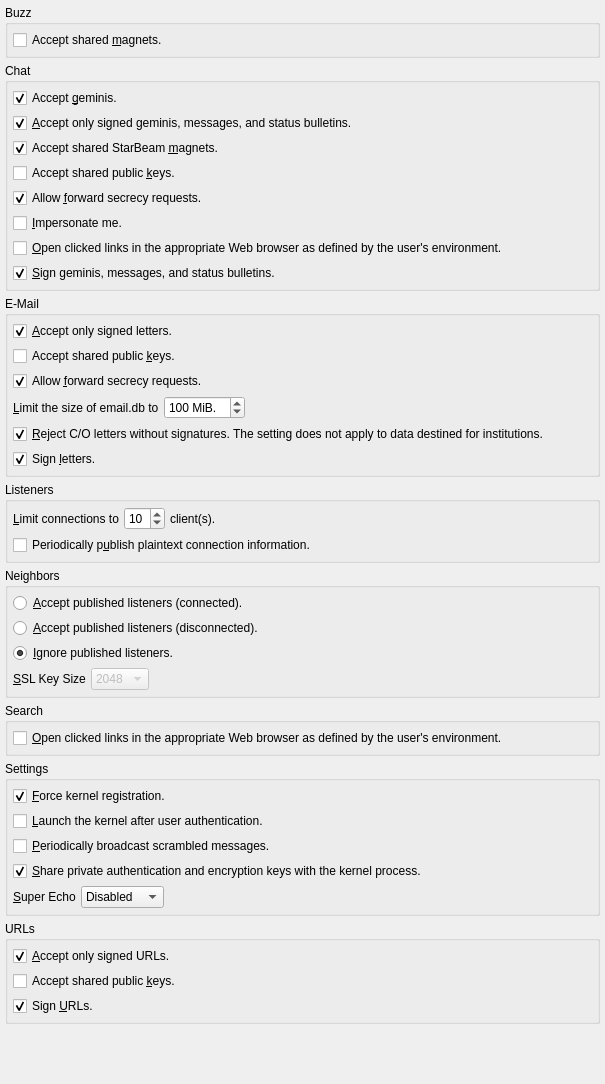
          <widget class="QWidget" name="scrollAreaWidgetContents_3">
           <property name="geometry">
            <rect>
             <x>0</x>
             <y>0</y>
             <width>605</width>
             <height>1084</height>
            </rect>
           </property>
           <layout class="QVBoxLayout" name="verticalLayout_11">
            <property name="spacing">
             <number>5</number>
            </property>
            <property name="margin">
             <number>5</number>
            </property>
            <item>
             <widget class="QGroupBox" name="groupBox_4">
              <property name="title">
               <string>Buzz</string>
              </property>
              <layout class="QVBoxLayout" name="verticalLayout_5">
               <property name="spacing">
                <number>5</number>
               </property>
               <property name="margin">
                <number>5</number>
               </property>
               <item>
                <widget class="QCheckBox" name="acceptBuzzMagnets">
                 <property name="text">
                  <string>Accept shared &amp;magnets.</string>
                 </property>
                </widget>
               </item>
              </layout>
             </widget>
            </item>
            <item>
             <widget class="QGroupBox" name="groupBox_3">
              <property name="title">
               <string>Chat</string>
              </property>
              <layout class="QVBoxLayout" name="verticalLayout_6">
               <property name="spacing">
                <number>5</number>
               </property>
               <property name="margin">
                <number>5</number>
               </property>
               <item>
                <widget class="QCheckBox" name="acceptGeminis">
                 <property name="text">
                  <string>Accept &amp;geminis.</string>
                 </property>
                 <property name="checked">
                  <bool>true</bool>
                 </property>
                </widget>
               </item>
               <item>
                <widget class="QCheckBox" name="chatAcceptSigned">
                 <property name="text">
                  <string>&amp;Accept only signed geminis, messages, and status bulletins.</string>
                 </property>
                 <property name="checked">
                  <bool>true</bool>
                 </property>
                </widget>
               </item>
               <item>
                <widget class="QCheckBox" name="autoAddSharedSBMagnets">
                 <property name="sizePolicy">
                  <sizepolicy hsizetype="Minimum" vsizetype="Preferred">
                   <horstretch>0</horstretch>
                   <verstretch>0</verstretch>
                  </sizepolicy>
                 </property>
                 <property name="text">
                  <string>Accept shared StarBeam &amp;magnets.</string>
                 </property>
                 <property name="checked">
                  <bool>true</bool>
                 </property>
                </widget>
               </item>
               <item>
                <widget class="QCheckBox" name="acceptChatKeys">
                 <property name="text">
                  <string>Accept shared public &amp;keys.</string>
                 </property>
                </widget>
               </item>
               <item>
                <widget class="QCheckBox" name="chat_fs_request">
                 <property name="sizePolicy">
                  <sizepolicy hsizetype="Minimum" vsizetype="Preferred">
                   <horstretch>0</horstretch>
                   <verstretch>0</verstretch>
                  </sizepolicy>
                 </property>
                 <property name="text">
                  <string>Allow &amp;forward secrecy requests.</string>
                 </property>
                 <property name="checked">
                  <bool>true</bool>
                 </property>
                </widget>
               </item>
               <item>
                <widget class="QCheckBox" name="impersonate">
                 <property name="toolTip">
                  <string>Broadcast odd messages at odd times. Please note that this option will advertise your presence.</string>
                 </property>
                 <property name="text">
                  <string>&amp;Impersonate me.</string>
                 </property>
                </widget>
               </item>
               <item>
                <widget class="QCheckBox" name="chatOpenLinks">
                 <property name="text">
                  <string>&amp;Open clicked links in the appropriate Web browser as defined by the user's environment.</string>
                 </property>
                </widget>
               </item>
               <item>
                <widget class="QCheckBox" name="chatSignMessages">
                 <property name="text">
                  <string>&amp;Sign geminis, messages, and status bulletins.</string>
                 </property>
                 <property name="checked">
                  <bool>true</bool>
                 </property>
                </widget>
               </item>
              </layout>
             </widget>
            </item>
            <item>
             <widget class="QGroupBox" name="groupBox_5">
              <property name="title">
               <string>E-Mail</string>
              </property>
              <layout class="QVBoxLayout" name="verticalLayout_8">
               <property name="spacing">
                <number>5</number>
               </property>
               <property name="margin">
                <number>5</number>
               </property>
               <item>
                <widget class="QCheckBox" name="emailAcceptSigned">
                 <property name="sizePolicy">
                  <sizepolicy hsizetype="Minimum" vsizetype="Preferred">
                   <horstretch>0</horstretch>
                   <verstretch>0</verstretch>
                  </sizepolicy>
                 </property>
                 <property name="text">
                  <string>&amp;Accept only signed letters.</string>
                 </property>
                 <property name="checked">
                  <bool>true</bool>
                 </property>
                </widget>
               </item>
               <item>
                <widget class="QCheckBox" name="acceptEmailKeys">
                 <property name="sizePolicy">
                  <sizepolicy hsizetype="Minimum" vsizetype="Preferred">
                   <horstretch>0</horstretch>
                   <verstretch>0</verstretch>
                  </sizepolicy>
                 </property>
                 <property name="text">
                  <string>Accept shared public &amp;keys.</string>
                 </property>
                </widget>
               </item>
               <item>
                <widget class="QCheckBox" name="email_fs_request">
                 <property name="sizePolicy">
                  <sizepolicy hsizetype="Minimum" vsizetype="Preferred">
                   <horstretch>0</horstretch>
                   <verstretch>0</verstretch>
                  </sizepolicy>
                 </property>
                 <property name="text">
                  <string>Allow &amp;forward secrecy requests.</string>
                 </property>
                 <property name="checked">
                  <bool>true</bool>
                 </property>
                </widget>
               </item>
               <item>
                <layout class="QHBoxLayout" name="horizontalLayout_63">
                 <property name="spacing">
                  <number>5</number>
                 </property>
                 <item>
                  <widget class="QLabel" name="label_76">
                   <property name="text">
                    <string>&amp;Limit the size of email.db to</string>
                   </property>
                   <property name="buddy">
                    <cstring>maximumEmailFileSize</cstring>
                   </property>
                  </widget>
                 </item>
                 <item>
                  <widget class="QSpinBox" name="maximumEmailFileSize">
                   <property name="suffix">
                    <string> MiB.</string>
                   </property>
                   <property name="minimum">
                    <number>1</number>
                   </property>
                   <property name="maximum">
                    <number>5000</number>
                   </property>
                   <property name="value">
                    <number>100</number>
                   </property>
                  </widget>
                 </item>
                 <item>
                  <spacer name="horizontalSpacer_47">
                   <property name="orientation">
                    <enum>Qt::Horizontal</enum>
                   </property>
                   <property name="sizeHint" stdset="0">
                    <size>
                     <width>40</width>
                     <height>20</height>
                    </size>
                   </property>
                  </spacer>
                 </item>
                </layout>
               </item>
               <item>
                <widget class="QCheckBox" name="coAcceptSigned">
                 <property name="text">
                  <string>&amp;Reject C/O letters without signatures. The setting does not apply to data destined for institutions.</string>
                 </property>
                 <property name="checked">
                  <bool>true</bool>
                 </property>
                </widget>
               </item>
               <item>
                <widget class="QCheckBox" name="emailSignMessages">
                 <property name="sizePolicy">
                  <sizepolicy hsizetype="Minimum" vsizetype="Preferred">
                   <horstretch>0</horstretch>
                   <verstretch>0</verstretch>
                  </sizepolicy>
                 </property>
                 <property name="toolTip">
                  <string>&lt;html&gt;&lt;head/&gt;&lt;body&gt;&lt;p&gt;The kernel is responsible for signing messages. Please avoid toggling this checkbox until queued messages have been processed by the kernel.&lt;/p&gt;&lt;/body&gt;&lt;/html&gt;</string>
                 </property>
                 <property name="text">
                  <string>Sign &amp;letters.</string>
                 </property>
                 <property name="checked">
                  <bool>true</bool>
                 </property>
                </widget>
               </item>
              </layout>
             </widget>
            </item>
            <item>
             <widget class="QGroupBox" name="groupBox_8">
              <property name="title">
               <string>Listeners</string>
              </property>
              <layout class="QVBoxLayout" name="verticalLayout_13">
               <property name="spacing">
                <number>5</number>
               </property>
               <property name="margin">
                <number>5</number>
               </property>
               <item>
                <layout class="QHBoxLayout" name="horizontalLayout_10">
                 <property name="spacing">
                  <number>5</number>
                 </property>
                 <item>
                  <widget class="QLabel" name="label_86">
                   <property name="text">
                    <string>&amp;Limit connections to</string>
                   </property>
                   <property name="buddy">
                    <cstring>limitConnections</cstring>
                   </property>
                  </widget>
                 </item>
                 <item>
                  <widget class="QSpinBox" name="limitConnections">
                   <property name="toolTip">
                    <string>Limit the number of connections per client IP address.</string>
                   </property>
                   <property name="minimum">
                    <number>1</number>
                   </property>
                   <property name="maximum">
                    <number>50</number>
                   </property>
                   <property name="value">
                    <number>10</number>
                   </property>
                  </widget>
                 </item>
                 <item>
                  <widget class="QLabel" name="label_96">
                   <property name="text">
                    <string>client(s).</string>
                   </property>
                  </widget>
                 </item>
                 <item>
                  <spacer name="horizontalSpacer_20">
                   <property name="orientation">
                    <enum>Qt::Horizontal</enum>
                   </property>
                   <property name="sizeHint" stdset="0">
                    <size>
                     <width>40</width>
                     <height>20</height>
                    </size>
                   </property>
                  </spacer>
                 </item>
                </layout>
               </item>
               <item>
                <widget class="QCheckBox" name="publishPeriodically">
                 <property name="sizePolicy">
                  <sizepolicy hsizetype="Minimum" vsizetype="Preferred">
                   <horstretch>0</horstretch>
                   <verstretch>0</verstretch>
                  </sizepolicy>
                 </property>
                 <property name="toolTip">
                  <string>External IP information is required.</string>
                 </property>
                 <property name="text">
                  <string>Periodically p&amp;ublish plaintext connection information.</string>
                 </property>
                </widget>
               </item>
              </layout>
             </widget>
            </item>
            <item>
             <widget class="QGroupBox" name="groupBox_10">
              <property name="title">
               <string>Neighbors</string>
              </property>
              <layout class="QVBoxLayout" name="verticalLayout_15">
               <property name="spacing">
                <number>5</number>
               </property>
               <property name="margin">
                <number>5</number>
               </property>
               <item>
                <widget class="QRadioButton" name="acceptPublishedConnected">
                 <property name="sizePolicy">
                  <sizepolicy hsizetype="Minimum" vsizetype="Preferred">
                   <horstretch>0</horstretch>
                   <verstretch>0</verstretch>
                  </sizepolicy>
                 </property>
                 <property name="toolTip">
                  <string>Select this option if you would like to accept and connect to published listeners.</string>
                 </property>
                 <property name="text">
                  <string>&amp;Accept published listeners (connected).</string>
                 </property>
                </widget>
               </item>
               <item>
                <widget class="QRadioButton" name="acceptPublishedDisconnected">
                 <property name="sizePolicy">
                  <sizepolicy hsizetype="Minimum" vsizetype="Preferred">
                   <horstretch>0</horstretch>
                   <verstretch>0</verstretch>
                  </sizepolicy>
                 </property>
                 <property name="toolTip">
                  <string>Select this option if you would like to accept published listeners.</string>
                 </property>
                 <property name="text">
                  <string>&amp;Accept published listeners (disconnected).</string>
                 </property>
                 <property name="checked">
                  <bool>false</bool>
                 </property>
                </widget>
               </item>
               <item>
                <widget class="QRadioButton" name="ignorePublished">
                 <property name="sizePolicy">
                  <sizepolicy hsizetype="Minimum" vsizetype="Preferred">
                   <horstretch>0</horstretch>
                   <verstretch>0</verstretch>
                  </sizepolicy>
                 </property>
                 <property name="text">
                  <string>&amp;Ignore published listeners.</string>
                 </property>
                 <property name="checked">
                  <bool>true</bool>
                 </property>
                </widget>
               </item>
               <item>
                <layout class="QHBoxLayout" name="horizontalLayout">
                 <property name="spacing">
                  <number>5</number>
                 </property>
                 <item>
                  <widget class="QLabel" name="label_32">
                   <property name="text">
                    <string>&amp;SSL Key Size</string>
                   </property>
                   <property name="buddy">
                    <cstring>publishedKeySize</cstring>
                   </property>
                  </widget>
                 </item>
                 <item>
                  <widget class="QComboBox" name="publishedKeySize">
                   <property name="enabled">
                    <bool>false</bool>
                   </property>
                   <property name="sizeAdjustPolicy">
                    <enum>QComboBox::AdjustToContents</enum>
                   </property>
                   <item>
                    <property name="text">
                     <string>2048</string>
                    </property>
                   </item>
                   <item>
                    <property name="text">
                     <string>3072</string>
                    </property>
                   </item>
                   <item>
                    <property name="text">
                     <string>4096</string>
                    </property>
                   </item>
                  </widget>
                 </item>
                 <item>
                  <spacer name="horizontalSpacer">
                   <property name="orientation">
                    <enum>Qt::Horizontal</enum>
                   </property>
                   <property name="sizeHint" stdset="0">
                    <size>
                     <width>40</width>
                     <height>20</height>
                    </size>
                   </property>
                  </spacer>
                 </item>
                </layout>
               </item>
              </layout>
             </widget>
            </item>
            <item>
             <widget class="QGroupBox" name="groupBox_16">
              <property name="title">
               <string>Search</string>
              </property>
              <layout class="QVBoxLayout" name="verticalLayout_18">
               <property name="spacing">
                <number>5</number>
               </property>
               <property name="margin">
                <number>5</number>
               </property>
               <item>
                <widget class="QCheckBox" name="openlinks">
                 <property name="text">
                  <string>&amp;Open clicked links in the appropriate Web browser as defined by the user's environment.</string>
                 </property>
                </widget>
               </item>
              </layout>
             </widget>
            </item>
            <item>
             <widget class="QGroupBox" name="groupBox_11">
              <property name="title">
               <string>Settings</string>
              </property>
              <layout class="QVBoxLayout" name="verticalLayout_16">
               <property name="spacing">
                <number>5</number>
               </property>
               <property name="margin">
                <number>5</number>
               </property>
               <item>
                <widget class="QCheckBox" name="forceRegistration">
                 <property name="sizePolicy">
                  <sizepolicy hsizetype="Minimum" vsizetype="Preferred">
                   <horstretch>0</horstretch>
                   <verstretch>0</verstretch>
                  </sizepolicy>
                 </property>
                 <property name="toolTip">
                  <string>&lt;html&gt;&lt;head/&gt;&lt;body&gt;&lt;p&gt;Please enable this option if you would like to force kernel registration. By forcing kernel registration, an existing kernel process that Spot-On is aware of will be deactivated. You may wish to use this option if a kernel was not deactivated properly.&lt;/p&gt;&lt;/body&gt;&lt;/html&gt;</string>
                 </property>
                 <property name="text">
                  <string>&amp;Force kernel registration.</string>
                 </property>
                 <property name="checked">
                  <bool>true</bool>
                 </property>
                </widget>
               </item>
               <item>
                <widget class="QCheckBox" name="launchKernel">
                 <property name="text">
                  <string>&amp;Launch the kernel after user authentication.</string>
                 </property>
                </widget>
               </item>
               <item>
                <widget class="QCheckBox" name="scrambler">
                 <property name="sizePolicy">
                  <sizepolicy hsizetype="Minimum" vsizetype="Preferred">
                   <horstretch>0</horstretch>
                   <verstretch>0</verstretch>
                  </sizepolicy>
                 </property>
                 <property name="toolTip">
                  <string>Please note that this option will advertise your presence.</string>
                 </property>
                 <property name="text">
                  <string>&amp;Periodically broadcast scrambled messages.</string>
                 </property>
                </widget>
               </item>
               <item>
                <widget class="QCheckBox" name="sharePrivateKeys">
                 <property name="toolTip">
                  <string>Automatically share the private authentication and encryption keys with a kernel process. If this option is disabled, the user interface will provide reminders.</string>
                 </property>
                 <property name="text">
                  <string>&amp;Share private authentication and encryption keys with the kernel process.</string>
                 </property>
                 <property name="checked">
                  <bool>true</bool>
                 </property>
                </widget>
               </item>
               <item>
                <layout class="QHBoxLayout" name="horizontalLayout_23">
                 <property name="spacing">
                  <number>5</number>
                 </property>
                 <item>
                  <widget class="QLabel" name="label_119">
                   <property name="text">
                    <string>&amp;Super Echo</string>
                   </property>
                   <property name="buddy">
                    <cstring>superEcho</cstring>
                   </property>
                  </widget>
                 </item>
                 <item>
                  <widget class="QComboBox" name="superEcho">
                   <property name="toolTip">
                    <string>&lt;html&gt;&lt;head/&gt;&lt;body&gt;&lt;p&gt;If enabled, messages that are interpreted correctly will be echoed. Please note that this option will advertise your presence. This option does not supersede a half-echo agreement.&lt;/p&gt;&lt;/body&gt;&lt;/html&gt;</string>
                   </property>
                   <property name="currentIndex">
                    <number>1</number>
                   </property>
                   <property name="sizeAdjustPolicy">
                    <enum>QComboBox::AdjustToContents</enum>
                   </property>
                   <item>
                    <property name="text">
                     <string>Complete</string>
                    </property>
                   </item>
                   <item>
                    <property name="text">
                     <string>Disabled</string>
                    </property>
                   </item>
                  </widget>
                 </item>
                 <item>
                  <spacer name="horizontalSpacer_30">
                   <property name="orientation">
                    <enum>Qt::Horizontal</enum>
                   </property>
                   <property name="sizeHint" stdset="0">
                    <size>
                     <width>40</width>
                     <height>20</height>
                    </size>
                   </property>
                  </spacer>
                 </item>
                </layout>
               </item>
              </layout>
             </widget>
            </item>
            <item>
             <widget class="QGroupBox" name="groupBox_15">
              <property name="title">
               <string>URLs</string>
              </property>
              <layout class="QVBoxLayout" name="verticalLayout_21">
               <property name="spacing">
                <number>5</number>
               </property>
               <property name="margin">
                <number>5</number>
               </property>
               <item>
                <widget class="QCheckBox" name="urlAcceptSigned">
                 <property name="text">
                  <string>&amp;Accept only signed URLs.</string>
                 </property>
                 <property name="checked">
                  <bool>true</bool>
                 </property>
                </widget>
               </item>
               <item>
                <widget class="QCheckBox" name="acceptUrlKeys">
                 <property name="sizePolicy">
                  <sizepolicy hsizetype="Minimum" vsizetype="Preferred">
                   <horstretch>0</horstretch>
                   <verstretch>0</verstretch>
                  </sizepolicy>
                 </property>
                 <property name="text">
                  <string>Accept shared public &amp;keys.</string>
                 </property>
                </widget>
               </item>
               <item>
                <widget class="QCheckBox" name="urlSignMessages">
                 <property name="text">
                  <string>Sign &amp;URLs.</string>
                 </property>
                 <property name="checked">
                  <bool>true</bool>
                 </property>
                </widget>
               </item>
              </layout>
             </widget>
            </item>
            <item>
             <spacer name="verticalSpacer_2">
              <property name="orientation">
               <enum>Qt::Vertical</enum>
              </property>
              <property name="sizeHint" stdset="0">
               <size>
                <width>20</width>
                <height>40</height>
               </size>
              </property>
             </spacer>
            </item>
           </layout>
          </widget>
